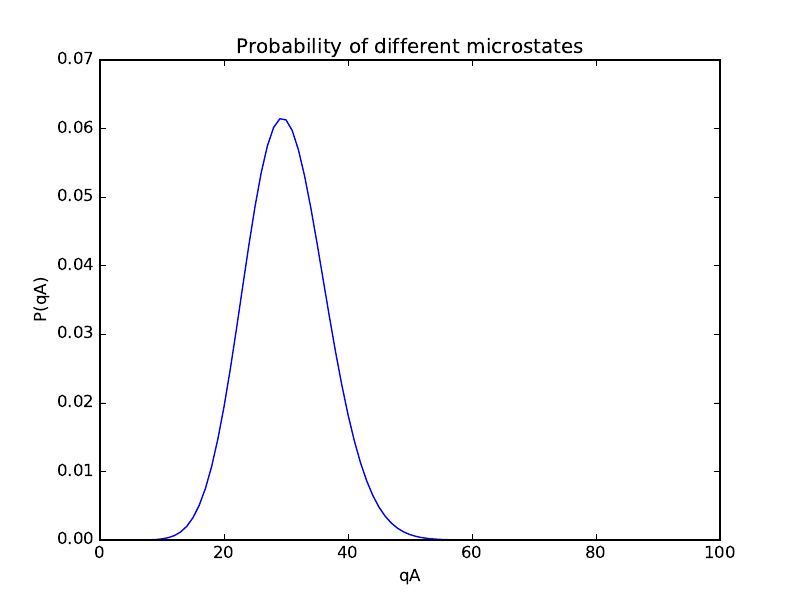

Generate this figure with Python:
import matplotlib.pyplot as plt
import seaborn
from math import factorial
from numpy import zeros, argmax, max

def Omega( N, q ):
    return ( factorial(q+N-1) / (factorial(q)*factorial(N-1)) )

N_A = 30
N_B = 70
N = N_A + N_B
q = 100

P_qA = zeros(N+1)

possible_states = Omega( N, q )

for q_A in range(q+1):
    q_B = q - q_A
    Omega_A = Omega(N_A, q_A)
    Omega_B = Omega(N_B, q_B)
    P_qA[q_A] = float(Omega_A * Omega_B)/possible_states

print "Most probable microstate is q_A = %d with probability P(qA) = %.4f%%" % (argmax(P_qA), P_qA[argmax(P_qA)]*100)

plt.plot(P_qA)
plt.title("Probability of different microstates")
plt.xlabel("qA")
plt.ylabel("P(qA)")
plt.savefig("task_g.pdf")
